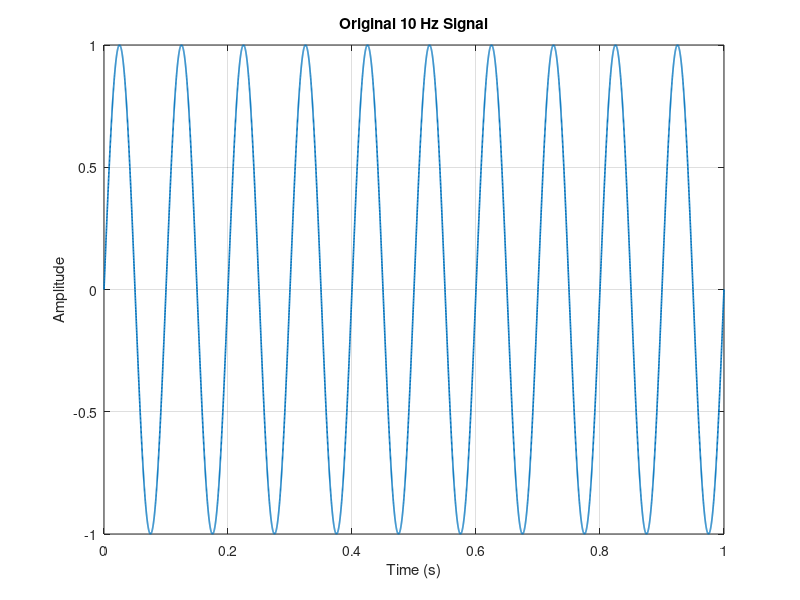
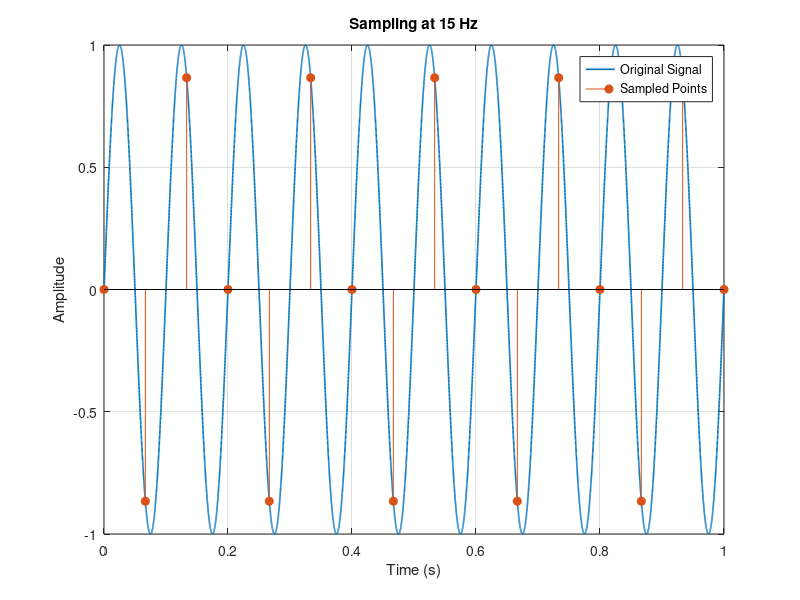
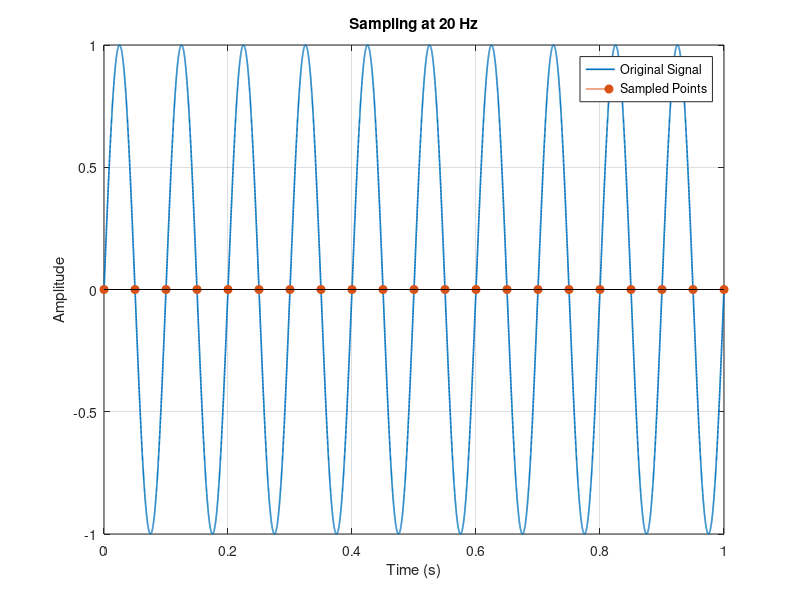
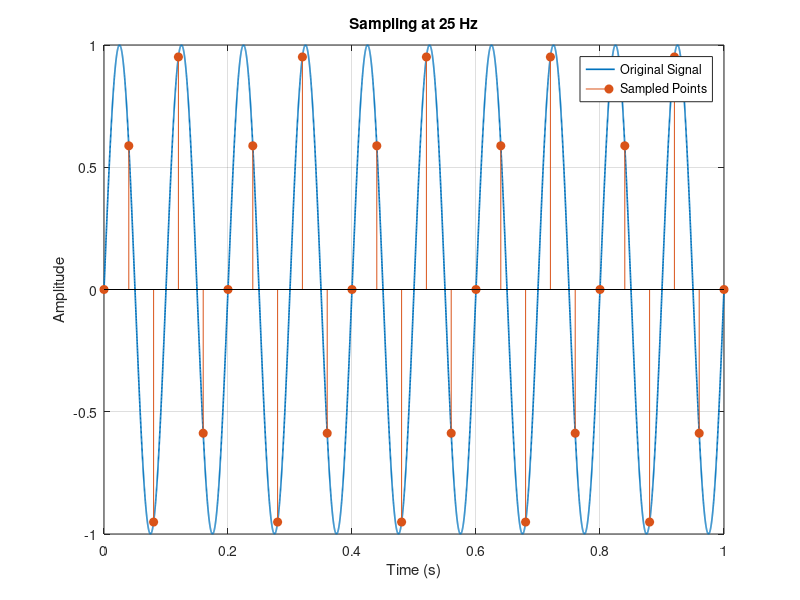

MATLAB code to generate these figures, in order:
clear;
close all;
clc;

%% Task 1 - Original Signal

f = 10;                 % Signal frequency = 10 Hz
t = 0:0.0001:1;         % Time from 0 to 1 second

x = sin(2*pi*f*t);

figure;
plot(t, x, 'LineWidth', 1.2);
title('Original 10 Hz Signal');
xlabel('Time (s)');
ylabel('Amplitude');
grid on;

saveas(gcf, 'original_signal.png');

%% Task 2 - Different Sampling Frequencies

Fs_values = [15 20 25 50 100];

for i = 1:length(Fs_values)

    Fs = Fs_values(i);       % Sampling frequency
    Ts = 1/Fs;               % Sampling period

    ts = 0:Ts:1;             % Sampling times
    xs = sin(2*pi*f*ts);     % Sampled signal

    figure;

    % Original signal
    plot(t, x, 'LineWidth', 1.2);
    hold on;

    % Sampled points
    stem(ts, xs, 'filled');

    hold off;

    title(['Sampling at ', num2str(Fs), ' Hz']);
    xlabel('Time (s)');
    ylabel('Amplitude');
    legend('Original Signal', 'Sampled Points');
    grid on;

    saveas(gcf, ['sampling_', num2str(Fs), 'Hz.png']);
end
